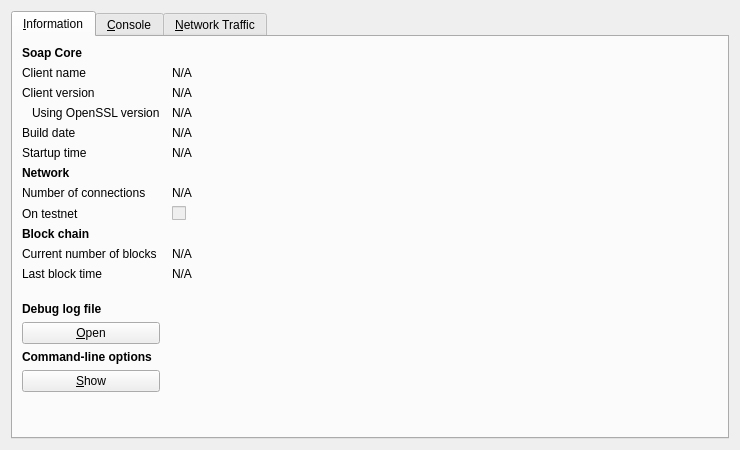
<?xml version="1.0" encoding="UTF-8"?>
<ui version="4.0">
 <class>RPCConsole</class>
 <widget class="QDialog" name="RPCConsole">
  <property name="geometry">
   <rect>
    <x>0</x>
    <y>0</y>
    <width>740</width>
    <height>450</height>
   </rect>
  </property>
  <property name="windowTitle">
   <string>Soap - Debug window</string>
  </property>
  <layout class="QVBoxLayout" name="verticalLayout_2">
   <item>
    <widget class="QTabWidget" name="tabWidget">
     <property name="currentIndex">
      <number>0</number>
     </property>
     <widget class="QWidget" name="tab_info">
      <attribute name="title">
       <string>&amp;Information</string>
      </attribute>
      <layout class="QGridLayout" name="gridLayout" columnstretch="0,1">
       <property name="horizontalSpacing">
        <number>12</number>
       </property>
       <item row="0" column="0">
        <widget class="QLabel" name="label_9">
         <property name="font">
          <font>
           <weight>75</weight>
           <bold>true</bold>
          </font>
         </property>
         <property name="text">
          <string>Soap Core</string>
         </property>
        </widget>
       </item>
       <item row="1" column="0">
        <widget class="QLabel" name="label_5">
         <property name="text">
          <string>Client name</string>
         </property>
        </widget>
       </item>
       <item row="1" column="1">
        <widget class="QLabel" name="clientName">
         <property name="cursor">
          <cursorShape>IBeamCursor</cursorShape>
         </property>
         <property name="text">
          <string>N/A</string>
         </property>
         <property name="textFormat">
          <enum>Qt::PlainText</enum>
         </property>
         <property name="textInteractionFlags">
          <set>Qt::LinksAccessibleByMouse|Qt::TextSelectableByKeyboard|Qt::TextSelectableByMouse</set>
         </property>
        </widget>
       </item>
       <item row="2" column="0">
        <widget class="QLabel" name="label_6">
         <property name="text">
          <string>Client version</string>
         </property>
        </widget>
       </item>
       <item row="2" column="1">
        <widget class="QLabel" name="clientVersion">
         <property name="cursor">
          <cursorShape>IBeamCursor</cursorShape>
         </property>
         <property name="text">
          <string>N/A</string>
         </property>
         <property name="textFormat">
          <enum>Qt::PlainText</enum>
         </property>
         <property name="textInteractionFlags">
          <set>Qt::LinksAccessibleByMouse|Qt::TextSelectableByKeyboard|Qt::TextSelectableByMouse</set>
         </property>
        </widget>
       </item>
       <item row="3" column="0">
        <widget class="QLabel" name="label_14">
         <property name="text">
          <string>Using OpenSSL version</string>
         </property>
         <property name="indent">
          <number>10</number>
         </property>
        </widget>
       </item>
       <item row="3" column="1">
        <widget class="QLabel" name="openSSLVersion">
         <property name="cursor">
          <cursorShape>IBeamCursor</cursorShape>
         </property>
         <property name="text">
          <string>N/A</string>
         </property>
         <property name="textFormat">
          <enum>Qt::PlainText</enum>
         </property>
         <property name="textInteractionFlags">
          <set>Qt::LinksAccessibleByMouse|Qt::TextSelectableByKeyboard|Qt::TextSelectableByMouse</set>
         </property>
        </widget>
       </item>
       <item row="4" column="0">
        <widget class="QLabel" name="label_12">
         <property name="text">
          <string>Build date</string>
         </property>
        </widget>
       </item>
       <item row="4" column="1">
        <widget class="QLabel" name="buildDate">
         <property name="cursor">
          <cursorShape>IBeamCursor</cursorShape>
         </property>
         <property name="text">
          <string>N/A</string>
         </property>
         <property name="textFormat">
          <enum>Qt::PlainText</enum>
         </property>
         <property name="textInteractionFlags">
          <set>Qt::LinksAccessibleByMouse|Qt::TextSelectableByKeyboard|Qt::TextSelectableByMouse</set>
         </property>
        </widget>
       </item>
       <item row="5" column="0">
        <widget class="QLabel" name="label_13">
         <property name="text">
          <string>Startup time</string>
         </property>
        </widget>
       </item>
       <item row="5" column="1">
        <widget class="QLabel" name="startupTime">
         <property name="cursor">
          <cursorShape>IBeamCursor</cursorShape>
         </property>
         <property name="text">
          <string>N/A</string>
         </property>
         <property name="textFormat">
          <enum>Qt::PlainText</enum>
         </property>
         <property name="textInteractionFlags">
          <set>Qt::LinksAccessibleByMouse|Qt::TextSelectableByKeyboard|Qt::TextSelectableByMouse</set>
         </property>
        </widget>
       </item>
       <item row="6" column="0">
        <widget class="QLabel" name="label_11">
         <property name="font">
          <font>
           <weight>75</weight>
           <bold>true</bold>
          </font>
         </property>
         <property name="text">
          <string>Network</string>
         </property>
        </widget>
       </item>
       <item row="7" column="0">
        <widget class="QLabel" name="label_7">
         <property name="text">
          <string>Number of connections</string>
         </property>
        </widget>
       </item>
       <item row="7" column="1">
        <widget class="QLabel" name="numberOfConnections">
         <property name="cursor">
          <cursorShape>IBeamCursor</cursorShape>
         </property>
         <property name="text">
          <string>N/A</string>
         </property>
         <property name="textFormat">
          <enum>Qt::PlainText</enum>
         </property>
         <property name="textInteractionFlags">
          <set>Qt::LinksAccessibleByMouse|Qt::TextSelectableByKeyboard|Qt::TextSelectableByMouse</set>
         </property>
        </widget>
       </item>
       <item row="8" column="0">
        <widget class="QLabel" name="label_8">
         <property name="text">
          <string>On testnet</string>
         </property>
        </widget>
       </item>
       <item row="8" column="1">
        <widget class="QCheckBox" name="isTestNet">
         <property name="enabled">
          <bool>false</bool>
         </property>
         <property name="text">
          <string/>
         </property>
        </widget>
       </item>
       <item row="9" column="0">
        <widget class="QLabel" name="label_10">
         <property name="font">
          <font>
           <weight>75</weight>
           <bold>true</bold>
          </font>
         </property>
         <property name="text">
          <string>Block chain</string>
         </property>
        </widget>
       </item>
       <item row="10" column="0">
        <widget class="QLabel" name="label_3">
         <property name="text">
          <string>Current number of blocks</string>
         </property>
        </widget>
       </item>
       <item row="10" column="1">
        <widget class="QLabel" name="numberOfBlocks">
         <property name="cursor">
          <cursorShape>IBeamCursor</cursorShape>
         </property>
         <property name="text">
          <string>N/A</string>
         </property>
         <property name="textFormat">
          <enum>Qt::PlainText</enum>
         </property>
         <property name="textInteractionFlags">
          <set>Qt::LinksAccessibleByMouse|Qt::TextSelectableByKeyboard|Qt::TextSelectableByMouse</set>
         </property>
        </widget>
       </item>
       <item row="11" column="0">
        <widget class="QLabel" name="label_2">
         <property name="text">
          <string>Last block time</string>
         </property>
        </widget>
       </item>
       <item row="11" column="1">
        <widget class="QLabel" name="lastBlockTime">
         <property name="cursor">
          <cursorShape>IBeamCursor</cursorShape>
         </property>
         <property name="text">
          <string>N/A</string>
         </property>
         <property name="textFormat">
          <enum>Qt::PlainText</enum>
         </property>
         <property name="textInteractionFlags">
          <set>Qt::LinksAccessibleByMouse|Qt::TextSelectableByKeyboard|Qt::TextSelectableByMouse</set>
         </property>
        </widget>
       </item>
       <item row="12" column="0">
        <spacer name="verticalSpacer_2">
         <property name="orientation">
          <enum>Qt::Vertical</enum>
         </property>
         <property name="sizeHint" stdset="0">
          <size>
           <width>20</width>
           <height>20</height>
          </size>
         </property>
        </spacer>
       </item>
       <item row="13" column="0">
        <widget class="QLabel" name="labelDebugLogfile">
         <property name="font">
          <font>
           <weight>75</weight>
           <bold>true</bold>
          </font>
         </property>
         <property name="text">
          <string>Debug log file</string>
         </property>
        </widget>
       </item>
       <item row="14" column="0">
        <widget class="QPushButton" name="openDebugLogfileButton">
         <property name="toolTip">
          <string>Open the Soap debug log file from the current data directory. This can take a few seconds for large log files.</string>
         </property>
         <property name="text">
          <string>&amp;Open</string>
         </property>
         <property name="autoDefault">
          <bool>false</bool>
         </property>
        </widget>
       </item>
       <item row="15" column="0">
        <widget class="QLabel" name="labelCLOptions">
         <property name="font">
          <font>
           <weight>75</weight>
           <bold>true</bold>
          </font>
         </property>
         <property name="text">
          <string>Command-line options</string>
         </property>
        </widget>
       </item>
       <item row="16" column="0">
        <widget class="QPushButton" name="showCLOptionsButton">
         <property name="toolTip">
          <string>Show the Soap-Qt help message to get a list with possible Soap command-line options.</string>
         </property>
         <property name="text">
          <string>&amp;Show</string>
         </property>
         <property name="autoDefault">
          <bool>false</bool>
         </property>
        </widget>
       </item>
       <item row="17" column="0">
        <spacer name="verticalSpacer">
         <property name="orientation">
          <enum>Qt::Vertical</enum>
         </property>
         <property name="sizeHint" stdset="0">
          <size>
           <width>20</width>
           <height>40</height>
          </size>
         </property>
        </spacer>
       </item>
      </layout>
     </widget>
     <widget class="QWidget" name="tab_console">
      <attribute name="title">
       <string>&amp;Console</string>
      </attribute>
      <layout class="QVBoxLayout" name="verticalLayout_3">
       <property name="spacing">
        <number>3</number>
       </property>
       <item>
        <widget class="QTextEdit" name="messagesWidget">
         <property name="minimumSize">
          <size>
           <width>0</width>
           <height>100</height>
          </size>
         </property>
         <property name="readOnly">
          <bool>true</bool>
         </property>
         <property name="tabKeyNavigation" stdset="0">
          <bool>false</bool>
         </property>
         <property name="columnCount" stdset="0">
          <number>2</number>
         </property>
        </widget>
       </item>
       <item>
        <layout class="QHBoxLayout" name="horizontalLayout">
         <property name="spacing">
          <number>3</number>
         </property>
         <item>
          <widget class="QLabel" name="label">
           <property name="text">
            <string notr="true">&gt;</string>
           </property>
          </widget>
         </item>
         <item>
          <widget class="QLineEdit" name="lineEdit"/>
         </item>
         <item>
          <widget class="QPushButton" name="clearButton">
           <property name="maximumSize">
            <size>
             <width>24</width>
             <height>24</height>
            </size>
           </property>
           <property name="toolTip">
            <string>Clear console</string>
           </property>
           <property name="text">
            <string/>
           </property>
           <property name="icon">
            <iconset resource="../bitcoin.qrc">
             <normaloff>:/icons/remove</normaloff>:/icons/remove</iconset>
           </property>
           <property name="shortcut">
            <string notr="true">Ctrl+L</string>
           </property>
           <property name="autoDefault">
            <bool>false</bool>
           </property>
          </widget>
         </item>
        </layout>
       </item>
      </layout>
     </widget>
     <widget class="QWidget" name="tab">
      <attribute name="title">
       <string>&amp;Network Traffic</string>
      </attribute>
      <layout class="QHBoxLayout" name="horizontalLayout_3">
       <item>
        <layout class="QVBoxLayout" name="verticalLayout_4">
         <item>
          <widget class="TrafficGraphWidget" name="trafficGraph" native="true">
           <property name="sizePolicy">
            <sizepolicy hsizetype="Expanding" vsizetype="Expanding">
             <horstretch>0</horstretch>
             <verstretch>0</verstretch>
            </sizepolicy>
           </property>
          </widget>
         </item>
         <item>
          <layout class="QHBoxLayout" name="horizontalLayout_2">
           <item>
            <widget class="QSlider" name="sldGraphRange">
             <property name="minimum">
              <number>1</number>
             </property>
             <property name="maximum">
              <number>288</number>
             </property>
             <property name="pageStep">
              <number>12</number>
             </property>
             <property name="value">
              <number>6</number>
             </property>
             <property name="orientation">
              <enum>Qt::Horizontal</enum>
             </property>
            </widget>
           </item>
           <item>
            <widget class="QLabel" name="lblGraphRange">
             <property name="minimumSize">
              <size>
               <width>100</width>
               <height>0</height>
              </size>
             </property>
             <property name="alignment">
              <set>Qt::AlignCenter</set>
             </property>
            </widget>
           </item>
           <item>
            <widget class="QPushButton" name="btnClearTrafficGraph">
             <property name="text">
              <string>&amp;Clear</string>
             </property>
            </widget>
           </item>
          </layout>
         </item>
        </layout>
       </item>
       <item>
        <layout class="QVBoxLayout" name="verticalLayout">
         <item>
          <widget class="QGroupBox" name="groupBox">
           <property name="title">
            <string>Totals</string>
           </property>
           <layout class="QVBoxLayout" name="verticalLayout_5">
            <item>
             <layout class="QHBoxLayout" name="horizontalLayout_4">
              <item>
               <widget class="Line" name="line">
                <property name="sizePolicy">
                 <sizepolicy hsizetype="Fixed" vsizetype="Fixed">
                  <horstretch>0</horstretch>
                  <verstretch>0</verstretch>
                 </sizepolicy>
                </property>
                <property name="minimumSize">
                 <size>
                  <width>10</width>
                  <height>0</height>
                 </size>
                </property>
                <property name="palette">
                 <palette>
                  <active>
                   <colorrole role="Light">
                    <brush brushstyle="SolidPattern">
                     <color alpha="255">
                      <red>0</red>
                      <green>255</green>
                      <blue>0</blue>
                     </color>
                    </brush>
                   </colorrole>
                  </active>
                  <inactive>
                   <colorrole role="Light">
                    <brush brushstyle="SolidPattern">
                     <color alpha="255">
                      <red>0</red>
                      <green>255</green>
                      <blue>0</blue>
                     </color>
                    </brush>
                   </colorrole>
                  </inactive>
                  <disabled>
                   <colorrole role="Light">
                    <brush brushstyle="SolidPattern">
                     <color alpha="255">
                      <red>0</red>
                      <green>255</green>
                      <blue>0</blue>
                     </color>
                    </brush>
                   </colorrole>
                  </disabled>
                 </palette>
                </property>
                <property name="orientation">
                 <enum>Qt::Horizontal</enum>
                </property>
               </widget>
              </item>
              <item>
               <widget class="QLabel" name="label_16">
                <property name="text">
                 <string>In:</string>
                </property>
               </widget>
              </item>
              <item>
               <widget class="QLabel" name="lblBytesIn">
                <property name="minimumSize">
                 <size>
                  <width>50</width>
                  <height>0</height>
                 </size>
                </property>
                <property name="alignment">
                 <set>Qt::AlignRight|Qt::AlignTrailing|Qt::AlignVCenter</set>
                </property>
               </widget>
              </item>
             </layout>
            </item>
            <item>
             <layout class="QHBoxLayout" name="horizontalLayout_5">
              <item>
               <widget class="Line" name="line_2">
                <property name="sizePolicy">
                 <sizepolicy hsizetype="Fixed" vsizetype="Fixed">
                  <horstretch>0</horstretch>
                  <verstretch>0</verstretch>
                 </sizepolicy>
                </property>
                <property name="minimumSize">
                 <size>
                  <width>10</width>
                  <height>0</height>
                 </size>
                </property>
                <property name="palette">
                 <palette>
                  <active>
                   <colorrole role="Light">
                    <brush brushstyle="SolidPattern">
                     <color alpha="255">
                      <red>255</red>
                      <green>0</green>
                      <blue>0</blue>
                     </color>
                    </brush>
                   </colorrole>
                  </active>
                  <inactive>
                   <colorrole role="Light">
                    <brush brushstyle="SolidPattern">
                     <color alpha="255">
                      <red>255</red>
                      <green>0</green>
                      <blue>0</blue>
                     </color>
                    </brush>
                   </colorrole>
                  </inactive>
                  <disabled>
                   <colorrole role="Light">
                    <brush brushstyle="SolidPattern">
                     <color alpha="255">
                      <red>255</red>
                      <green>0</green>
                      <blue>0</blue>
                     </color>
                    </brush>
                   </colorrole>
                  </disabled>
                 </palette>
                </property>
                <property name="orientation">
                 <enum>Qt::Horizontal</enum>
                </property>
               </widget>
              </item>
              <item>
               <widget class="QLabel" name="label_17">
                <property name="text">
                 <string>Out:</string>
                </property>
               </widget>
              </item>
              <item>
               <widget class="QLabel" name="lblBytesOut">
                <property name="minimumSize">
                 <size>
                  <width>50</width>
                  <height>0</height>
                 </size>
                </property>
                <property name="alignment">
                 <set>Qt::AlignRight|Qt::AlignTrailing|Qt::AlignVCenter</set>
                </property>
               </widget>
              </item>
             </layout>
            </item>
            <item>
             <spacer name="verticalSpacer_4">
              <property name="orientation">
               <enum>Qt::Vertical</enum>
              </property>
              <property name="sizeHint" stdset="0">
               <size>
                <width>20</width>
                <height>407</height>
               </size>
              </property>
             </spacer>
            </item>
           </layout>
          </widget>
         </item>
        </layout>
       </item>
      </layout>
     </widget>
    </widget>
   </item>
  </layout>
 </widget>
 <customwidgets>
  <customwidget>
   <class>TrafficGraphWidget</class>
   <extends>QWidget</extends>
   <header>trafficgraphwidget.h</header>
   <container>1</container>
   <slots>
    <slot>clear()</slot>
   </slots>
  </customwidget>
 </customwidgets>
 <resources>
  <include location="../bitcoin.qrc"/>
 </resources>
 <connections/>
</ui>
